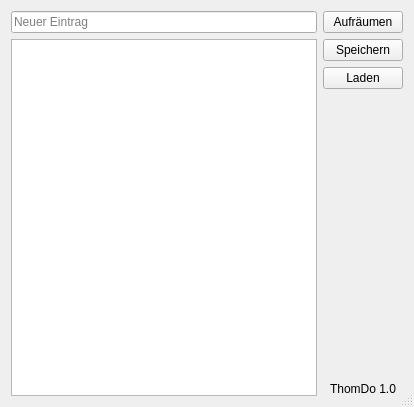
<?xml version="1.0" encoding="UTF-8"?>
<ui version="4.0">
 <class>Thomdo</class>
 <widget class="QDialog" name="Thomdo">
  <property name="geometry">
   <rect>
    <x>0</x>
    <y>0</y>
    <width>414</width>
    <height>407</height>
   </rect>
  </property>
  <property name="minimumSize">
   <size>
    <width>0</width>
    <height>0</height>
   </size>
  </property>
  <property name="windowTitle">
   <string>ThomDo</string>
  </property>
  <property name="sizeGripEnabled">
   <bool>true</bool>
  </property>
  <layout class="QHBoxLayout" name="horizontalLayout_2">
   <item>
    <layout class="QHBoxLayout" name="horizontalLayout">
     <item>
      <layout class="QVBoxLayout" name="verticalLayout">
       <item>
        <widget class="QLineEdit" name="entryField">
         <property name="placeholderText">
          <string>Neuer Eintrag</string>
         </property>
        </widget>
       </item>
       <item>
        <widget class="QListWidget" name="taskList">
         <property name="focusPolicy">
          <enum>Qt::NoFocus</enum>
         </property>
         <property name="selectionMode">
          <enum>QAbstractItemView::NoSelection</enum>
         </property>
        </widget>
       </item>
      </layout>
     </item>
     <item>
      <layout class="QVBoxLayout" name="verticalLayout_2">
       <item>
        <widget class="QPushButton" name="clearButton">
         <property name="focusPolicy">
          <enum>Qt::NoFocus</enum>
         </property>
         <property name="text">
          <string>Aufräumen</string>
         </property>
        </widget>
       </item>
       <item>
        <widget class="QPushButton" name="saveButton">
         <property name="focusPolicy">
          <enum>Qt::NoFocus</enum>
         </property>
         <property name="text">
          <string>Speichern</string>
         </property>
        </widget>
       </item>
       <item>
        <widget class="QPushButton" name="loadButton">
         <property name="focusPolicy">
          <enum>Qt::NoFocus</enum>
         </property>
         <property name="text">
          <string>Laden</string>
         </property>
        </widget>
       </item>
       <item>
        <widget class="QLabel" name="versionLabel">
         <property name="text">
          <string>ThomDo 1.0</string>
         </property>
         <property name="alignment">
          <set>Qt::AlignBottom|Qt::AlignHCenter</set>
         </property>
        </widget>
       </item>
      </layout>
     </item>
    </layout>
   </item>
  </layout>
 </widget>
 <tabstops>
  <tabstop>entryField</tabstop>
  <tabstop>taskList</tabstop>
  <tabstop>clearButton</tabstop>
  <tabstop>saveButton</tabstop>
  <tabstop>loadButton</tabstop>
 </tabstops>
 <resources/>
 <connections/>
</ui>
